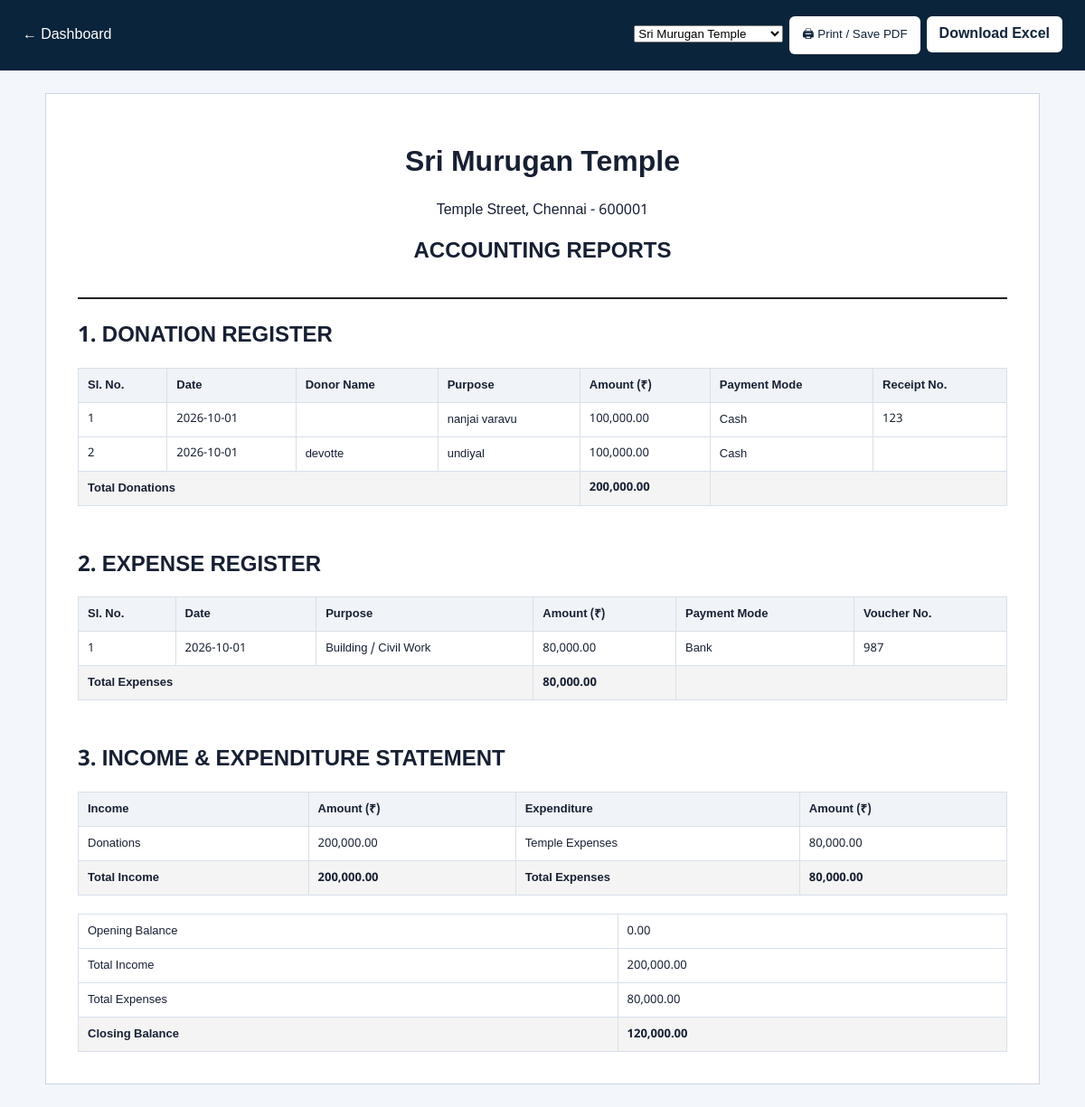
The app's page /reports (signed in) with its own data.
### tables this page shows
CREATE TABLE temples (
        id INTEGER PRIMARY KEY AUTOINCREMENT,
        name TEXT NOT NULL UNIQUE,
        address TEXT,
        created_at TEXT NOT NULL
    );

CREATE TABLE transactions (
        id INTEGER PRIMARY KEY AUTOINCREMENT,
        temple_id INTEGER NOT NULL,
        txn_date TEXT NOT NULL,
        purpose TEXT NOT NULL,
        donor TEXT,
        txn_type TEXT NOT NULL CHECK(txn_type IN ('donation','expense')),
        amount REAL NOT NULL,
        payment_mode TEXT NOT NULL,
        reference_no TEXT,
        created_at TEXT NOT NULL,
        created_by INTEGER,
        FOREIGN KEY(temple_id) REFERENCES temples(id)
    );

### app.py (the view)
@app.route("/reports")
@login_required
def reports():
    if is_super_admin():
        tid = request.args.get("temple_id", type=int)
        temples = query("SELECT * FROM temples ORDER BY name")
        if not tid and temples:
            tid = temples[0]["id"]
    else:
        tid = session["temple_id"]
        temples = []
    if not tid:
        flash("No temple is registered yet.")
        return redirect(url_for("temples"))
    tx = query("SELECT * FROM transactions WHERE temple_id=? ORDER BY txn_date,id", (tid,))
    temple_rows = query("SELECT * FROM temples WHERE id=?", (tid,))
    if not temple_rows:
        flash("Temple not found.")
        return redirect(url_for("dashboard"))
    temple = temple_rows[0]
    log("VIEW_REPORTS", "Reports opened", temple_id=tid)
    return render_template("reports.html", tx=tx, temple=temple, temples=temples, super_admin=is_super_admin())

### app.py (called while the page is built)
@app.context_processor
def accounting_categories():
    return {"INCOME_CATEGORIES": INCOME_CATEGORIES, "EXPENSE_CATEGORIES": EXPENSE_CATEGORIES}

def db():
    c = sqlite3.connect(DB)
    c.row_factory = sqlite3.Row
    c.execute("PRAGMA foreign_keys = ON")
    return c

def query(sql, args=()):
    c = db()
    rows = c.execute(sql, args).fetchall()
    c.close()
    return rows

def is_logged_in():
    return "user_id" in session

def is_super_admin():
    return session.get("role") == "super_admin"

def login_required(fn):
    @wraps(fn)
    def wrapper(*args, **kwargs):
        if not is_logged_in():
            return redirect(url_for("login"))
        return fn(*args, **kwargs)
    return wrapper

def log(action, details="", temple_id=None, user_id=None):
    tid = temple_id if temple_id is not None else session.get("temple_id")
    uid = user_id if user_id is not None else session.get("user_id")
    if tid is None:
        return
    c = db()
    c.execute(
        "INSERT INTO audit_log(temple_id,user_id,action,details,created_at) VALUES(?,?,?,?,?)",
        (tid, uid, action, details, datetime.now().isoformat()),
    )
    c.commit()
    c.close()

### templates/reports.html
<!doctype html><html lang="en"><head><meta charset="utf-8"><meta name="viewport" content="width=device-width,initial-scale=1"><title>English Accounting Reports</title><link rel="stylesheet" href="/static/style.css"></head><body><div class="reportbar"><a href="/dashboard">← Dashboard</a><div>{% if super_admin %}<form style="display:inline" method="get" action="/reports"><select name="temple_id" onchange="this.form.submit()">{% for t in temples %}<option value="{{t.id}}" {% if t.id==temple.id %}selected{% endif %}>{{t.name}}</option>{% endfor %}</select></form>{% endif %}<button onclick="window.print()">🖨 Print / Save PDF</button><a class="button" href="/export/excel?temple_id={{temple.id}}">Download Excel</a></div></div><div class="report"><div class="reporthead"><h1>{{temple.name}}</h1><p>{{temple.address}}</p><h2>ACCOUNTING REPORTS</h2></div><h2>1. DONATION REGISTER</h2><table><tr><th>Sl. No.</th><th>Date</th><th>Donor Name</th><th>Purpose</th><th>Amount (₹)</th><th>Payment Mode</th><th>Receipt No.</th></tr>{% set d=tx|selectattr("txn_type","equalto","donation")|list %}{% for r in d %}<tr><td>{{loop.index}}</td><td>{{r.txn_date}}</td><td>{{r.donor}}</td><td>{{r.purpose}}</td><td>{{"{:,.2f}".format(r.amount)}}</td><td>{{r.payment_mode}}</td><td>{{r.reference_no}}</td></tr>{% endfor %}<tr class="total"><td colspan="4">Total Donations</td><td>{{"{:,.2f}".format(d|sum(attribute="amount"))}}</td><td colspan="2"></td></tr></table><div class="pagebreak"></div><h2>2. EXPENSE REGISTER</h2><table><tr><th>Sl. No.</th><th>Date</th><th>Purpose</th><th>Amount (₹)</th><th>Payment Mode</th><th>Voucher No.</th></tr>{% set e=tx|selectattr("txn_type","equalto","expense")|list %}{% for r in e %}<tr><td>{{loop.index}}</td><td>{{r.txn_date}}</td><td>{{r.purpose}}</td><td>{{"{:,.2f}".format(r.amount)}}</td><td>{{r.payment_mode}}</td><td>{{r.reference_no}}</td></tr>{% endfor %}<tr class="total"><td colspan="3">Total Expenses</td><td>{{"{:,.2f}".format(e|sum(attribute="amount"))}}</td><td colspan="2"></td></tr></table><div class="pagebreak"></div><h2>3. INCOME & EXPENDITURE STATEMENT</h2>{% set income=d|sum(attribute="amount") %}{% set expense=e|sum(attribute="amount") %}<table><tr><th>Income</th><th>Amount (₹)</th><th>Expenditure</th><th>Amount (₹)</th></tr><tr><td>Donations</td><td>{{"{:,.2f}".format(income)}}</td><td>Temple Expenses</td><td>{{"{:,.2f}".format(expense)}}</td></tr><tr class="total"><td>Total Income</td><td>{{"{:,.2f}".format(income)}}</td><td>Total Expenses</td><td>{{"{:,.2f}".format(expense)}}</td></tr></table><br><table><tr><td>Opening Balance</td><td>0.00</td></tr><tr><td>Total Income</td><td>{{"{:,.2f}".format(income)}}</td></tr><tr><td>Total Expenses</td><td>{{"{:,.2f}".format(expense)}}</td></tr><tr class="total"><td>Closing Balance</td><td>{{"{:,.2f}".format(income-expense)}}</td></tr></table></div></body></html>

### static/style.css (style rules this page uses)
* { box-sizing:border-box }
body { margin:0;background:#f3f6fa;color:#172033;font-family:"Noto Sans Tamil","Nirmala UI",Arial,sans-serif }
header,.reportbar { display:flex;justify-content:space-between;align-items:center;margin-bottom:20px }
.reportbar { padding:18px 25px;background:#09243b;color:white }
.reportbar a { color:white;text-decoration:none }
.reportbar button,.reportbar .button { background:white;color:#10253b;border:0;padding:10px 14px;border-radius:6px;text-decoration:none;margin-left:7px;cursor:pointer }
table { width:100%;border-collapse:collapse;font-size:13px }
th,td { padding:10px;border:1px solid #d8e0e9;text-align:left }
th { background:#f0f3f7 }
.report { background:white;max-width:1100px;margin:25px auto;padding:35px;border:1px solid #ccd5df }
.reporthead { text-align:center;border-bottom:2px solid #222;padding-bottom:15px;margin-bottom:25px }
.total { font-weight:bold;background:#f4f4f4 }
.pagebreak { break-before:page;height:30px }
.button { display:inline-block;padding:8px 12px;border-radius:6px;text-decoration:none;border:0;cursor:pointer;font-weight:700 }

### records on screen
temples: name "Sri Murugan Temple", address "Temple Street, Chennai - 600001"
transactions: txn_date "2026-10-01", purpose "nanjai varavu", amount "100,000.00", payment_mode "Cash", reference_no "123"
transactions: txn_date "2026-10-01", donor "devotte", purpose "undiyal", amount "100,000.00", payment_mode "Cash"
transactions: txn_date "2026-10-01", purpose "Building / Civil Work", amount "80,000.00", payment_mode "Bank", reference_no "987"

### other values on screen
{{ "{:,.2f}".format(d|sum(attribute="amount")) }} "200,000.00"
{{ "{:,.2f}".format(e|sum(attribute="amount")) }} "80,000.00"
{{ "{:,.2f}".format(income) }} "200,000.00"
{{ "{:,.2f}".format(expense) }} "80,000.00"
{{ "{:,.2f}".format(income-expense) }} "120,000.00"
form field temple_id "Sri Murugan Temple"
